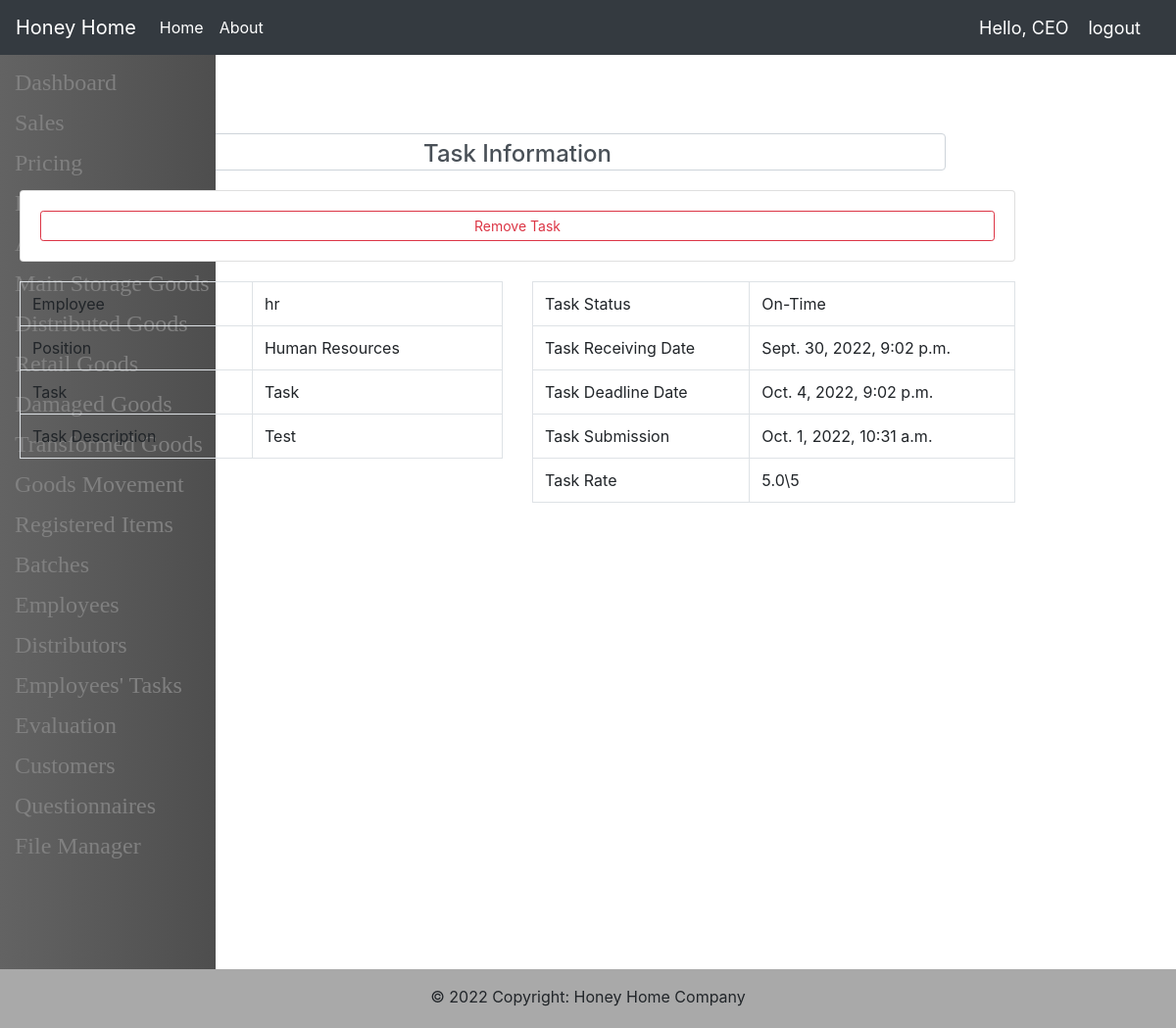
The app's page /CEO/Task/20 (signed in) with its own data.
### human_resources/models.py (models this page shows, shortened)
class Task(models.Model):
    STATUS = [
        ('In-Progress', 'In-Progress'),
        ('On-Time', 'On-Time'),
        ('Late-Submission', 'Late-Submission'),
        ('Overdue', 'Overdue')
    ]
    id = models.AutoField(primary_key=True)
    employee = models.ForeignKey(Employee, on_delete=models.SET_NULL,
                                 null=True, blank=True)
    name = models.CharField(max_length=20)
    description = models.TextField(max_length=500, default="-",
                                   null=True, blank=True)
    status = models.CharField(max_length=20, choices=STATUS, null=True,
                              blank=True, default='In-Progress')
    receiving_date = models.DateTimeField(auto_now_add=True)
    deadline_date = models.DateTimeField(null=True, blank=True)
    submission_date = models.DateTimeField(null=True, blank=True)
    is_rated = models.BooleanField(default=False, null=True, blank=True)

class Employee(models.Model):
    POSITIONS = [
        ('CEO', 'CEO'),
        ('Human Resources', 'Human Resources'),
        ('Warehouse Admin', 'Warehouse Admin'),
        ('Accounting Manager', 'Accounting Manager'),
        ('Social Media Manager', 'Social Media Manager'),
        ('Designer', 'Designer'),
        ('Distributor', 'Distributor')
    ]
    id = models.AutoField(primary_key=True)
    person = models.OneToOneField(Person, on_delete=models.SET_NULL,
                                  null=True, blank=True)
    account = models.OneToOneField(User, on_delete=models.SET_NULL,
                                   null=True, blank=True)
    position = models.CharField(max_length=20, choices=POSITIONS)
    def __str__(self) -> str:
        return self.person.name

class TaskRate(models.Model):
    id = models.AutoField(primary_key=True)
    task = models.OneToOneField(Task, on_delete=models.CASCADE)
    on_time_rate = models.FloatField()
    rate = models.FloatField()

### main/models.py (models this page shows, shortened)
class Person(models.Model):
    id = models.AutoField(primary_key=True)
    photo = models.ImageField(upload_to='photographs', null=True, blank=True)
    name = models.CharField(max_length=50)
    gender = models.CharField(max_length=10, choices=constant.CHOICES.GENDER,
                              null=True, blank=True)
    nationality = models.CharField(max_length=10, choices=constant.CHOICES.COUNTRY,
                                   null=True, blank=True)
    date_of_birth = models.DateField(null=True, blank=True)
    address = models.CharField(max_length=255, null=True, blank=True)
    contacting_email = models.CharField(max_length=50, null=True, blank=True)
    phone_number = models.CharField(max_length=20, null=True, blank=True)
    register_date = models.DateField(auto_now_add=True)

### human_resources/views.py (the view)
# urls.py: path('Task/<str:pk>', hr_views.TaskPage, name="TaskPage-CEO"),
def TaskPage(request, pk):
    task = get_object_or_404(Task, id=pk)
    if not isUserAllowedToModify(request.user, task.employee.position, "Human Resources"):
        return redirect("Unauthorized")
    try:
        task_rate = TaskRate.objects.get(task=task)
    except TaskRate.DoesNotExist:
        task_rate = None
    context = {'Task': task, 'TaskRate': task_rate, 'base': base(request),
               'EmployeeTasks': EmployeeTasks(request)}
    template = 'human_resources/task.html'
    return render(request, template, context)

### human_resources/templatetags/hr_tags.py (called while the page is built)
@register.simple_tag
def calculateTaskRate(a: float, b: float) -> float:
    return (a+b) / 2

### human_resources/utils.py (called while the page is built)
def isUserAllowedToModify(user:User, employee_position_to_modify:str, employee_position:str) -> bool:
    if employee_position_to_modify == employee_position:
        if user.groups.all()[0].name != "CEO":
            return False
    return True

### main/utils.py (called while the page is built)
def getRequesterRole(request) -> str:
    return request.user.groups.all()[0].name

def getUserBaseTemplate(request) -> str:
    Role: str = getRequesterRole(request)
    base: str = ''
    for i in Role.split(' '):
        base += i.lower()
        if Role.split(' ')[-1] != i:
            base += '_'
    base += '/base.html'
    return base

def getEmployeesTasks(request) -> QuerySet:
    employee = Employee.objects.get(account=request.user)
    Tasks = Task.objects.filter(~Q(status="Late-Submission") &
                                ~Q(status="On-Time"), employee=employee)
    return Tasks

### templates/human_resources/task.html (shortened to what this page needs)
{% extends base %}
{% block content %}
{% load hr_tags %}
<div class="form-group" style="padding: 20px; width: 90%; margin: auto;">
    <div class="form-control">
        <h4 style="text-align: center;">Task Information</h4>
    </div>
</div>
<div class="card card-body" style="margin-bottom: 20px;">
    <div class="row">
        <div class="col-md">
            <a class="btn btn-outline-danger  btn-sm btn-block" style="width: 100% !important;"
                href="{% if user.groups.all.0.name == "CEO" %}
                      {% url 'DeleteTaskPage-CEO' Task.id %}
                      {% else %}
                      {% url 'DeleteTaskPage' Task.id %}
                      {% endif %}">Remove Task</a>
        </div>
    </div>
</div>
<div class="row">
    <div class="col-md">
        <table class="table table-bordered">
            <tbody>
                <tr>
                    <td>Employee</td>
                    <td>{{ Task.employee }}</td>
                </tr>
                <tr>
                    <td>Position</td>
                    <td>{{ Task.employee.position }}</td>
                </tr>
                <tr>
                    <td>Task</td>
                    <td>{{ Task.name }}</td>
                </tr>
                <tr>
                    <td>Task Description</td>
                    <td>{{ Task.description }}</td>
                </tr>
            </tbody>
        </table>
    </div>
    <div class="col-md">
        <table class="table table-bordered">
            <tbody>
                <tr>
                    <td>Task Status</td>
                    <td>{{ Task.status }}</td>
                </tr>
                <tr>
                    <td>Task Receiving Date</td>
                    <td>{{ Task.receiving_date }}</td>
                </tr>
                <tr>
                    <td>Task Deadline Date</td>
                    <td>{{ Task.deadline_date }}</td>
                </tr>
                <tr>
                    <td>Task Submission</td>
                    <td>{% if Task.submission_date == None %} - {% else %}{{ Task.submission_date }}{% endif %}
                    </td>
                </tr>
                <tr>
                    <td>Task Rate</td>
                    {% if Task.status == "In-Progress" or Task.status == "Overdue" %}
                    <td> - </td>
                    {% else %}
                    {% for g in request.user.groups.all %}
                    {% if TaskRate.rate != None %}
                    <td>{% calculateTaskRate TaskRate.rate TaskRate.on_time_rate %}\5</td>
                    {% elif g.name == "Human Resources" %}
                    <td> - </td>
                    {% endif %}
                    {% endfor %}
                    {% endif %}
                </tr>
            </tbody>
        </table>
    </div>
</div>
{% endblock %}

### templates/navbar.html (shortened to what this page needs)
<nav class="navbar navbar-expand-lg navbar-dark bg-dark">
  <a class="navbar-brand">Honey Home</a>
  <div class="collapse navbar-collapse" id="navbarNavAltMarkup">
    <div class="navbar-nav">
      <a class="nav-item nav-link active" href="{% url 'Index' %}">Home</a>
      <a class="nav-item nav-link active" href="{% url 'About' %}">About</a>
    </div>
  </div>
  {% if request.user.is_authenticated %}
    <span class='hellomessage'>Hello, {{request.user}}</span>
    <span ><a class='logout' href="{% url 'Logout' %}">logout</a></span>
  {% endif %}
</nav>

### templates/navbar.html (style rules this page uses)
.hellomessage, .logout { color: #fff; text-align: left; font-size: 18px; margin-right: 20px; text-decoration: none; }

### records on screen
Task: employee "hr", employee.position "Human Resources", name "Task", description "Test", status "On-Time", receiving_date "Sept. 30, 2022, 9:02 p.m.", deadline_date "Oct. 4, 2022, 9:02 p.m.", submission_date "Oct. 1, 2022, 10:31 a.m."
TaskRate: rate+on_time_rate "5.0"

### other values on screen
{{ request.user }} "CEO"
